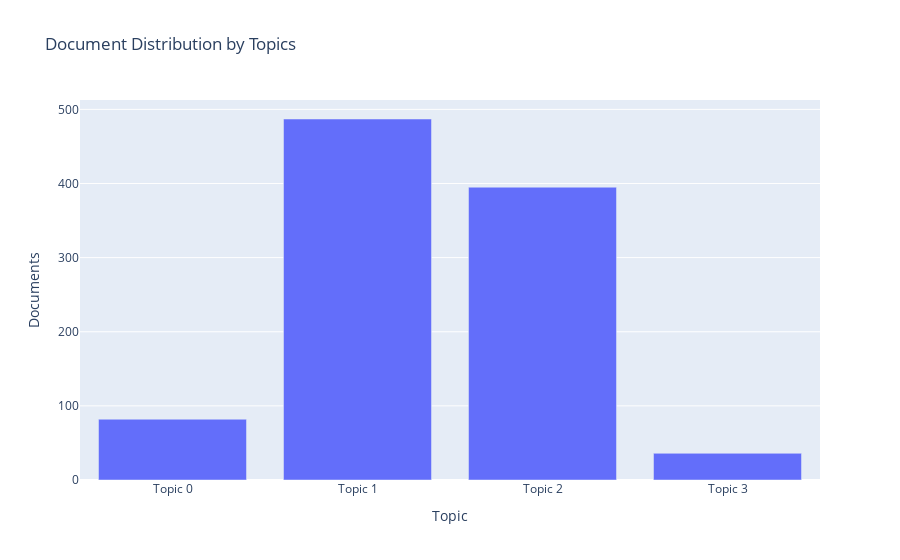

Notebook code cell kept with this figure:
### Code cell
plot_model(lda_model2, plot='topic_distribution')

### Figure 1 — Plotly figure (JSON) as saved in the notebook; plotly's stock layout.template omitted (floating-point values rounded to 4 significant figures)
{"data": [{"alignmentgroup": "True", "customdata": [["group, farmer, rice, farm, water, small, land, area, member, use"], ["work, product, help, use, home, family, husband, live, small, start"], ["family, stock, marry, pay, request, increase, start, get, market, expand"], ["community, new, entrepreneur, hair, explain, operate, good, wood, work, computer"]], "hoverlabel": {"namelength": 0}, "hovertemplate": "Topic=%{x}<br>Documents=%{y}<br>Keyword=%{customdata[0]}", "legendgroup": "", "marker": {"color": "#636efa"}, "name": "", "offsetgroup": "", "orientation": "v", "showlegend": false, "textposition": "auto", "type": "bar", "x": ["Topic 0", "Topic 1", "Topic 2", "Topic 3"], "xaxis": "x", "y": [82, 487, 395, 36], "yaxis": "y"}], "layout": {"barmode": "relative", "legend": {"tracegroupgap": 0}, "title": {"text": "Document Distribution by Topics"}, "xaxis": {"anchor": "y", "domain": [0, 1], "title": {"text": "Topic"}}, "yaxis": {"anchor": "x", "domain": [0, 1], "title": {"text": "Documents"}}}}
